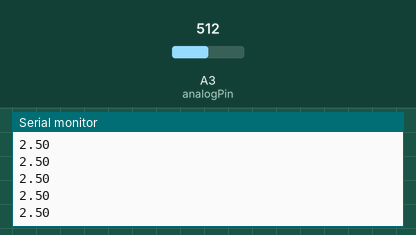
This sketch was run on a simulated Arduino Uno, built with avr-gcc and run on an emulated ATmega328P. Shown: the last lines printed to the serial monitor. The test bench sets the inputs (shaded band); at power-on: A3 (analogPin) = 512.

Above: at 1.2 s.
1.3 s: A3 (analogPin) set to 716
At 1.31 s:
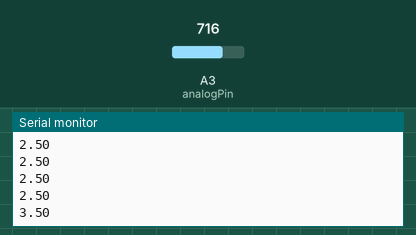
2.8 s: A3 (analogPin) set to 900
At 2.82 s:
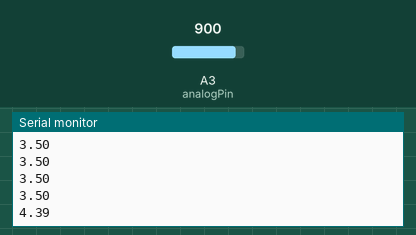
Timing chart, 0 to 5.8 s (numbered marks = the images above; inputs shaded):
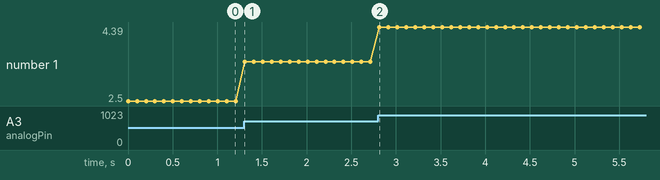

Measured:
- after the input at 1.3 s, the serial monitor: prints a new line at once (image 1)
- after the input at 2.8 s, the serial monitor: prints a new line at once (image 2)
- plotted number 1: 2.5 → 3.5 after the input at 1.3 s, 3.5 → 4.39 after the input at 2.8 s

The sketch:

serial.ino
```cpp
int analogPin=A3;
double aval=0;
double val=0;

void setup() {
    Serial.begin(9600);
}

void loop() {
    aval = analogRead(analogPin);
    val = 5 * aval / 1024;
    Serial.println(val);
    delay(100);
}
```
